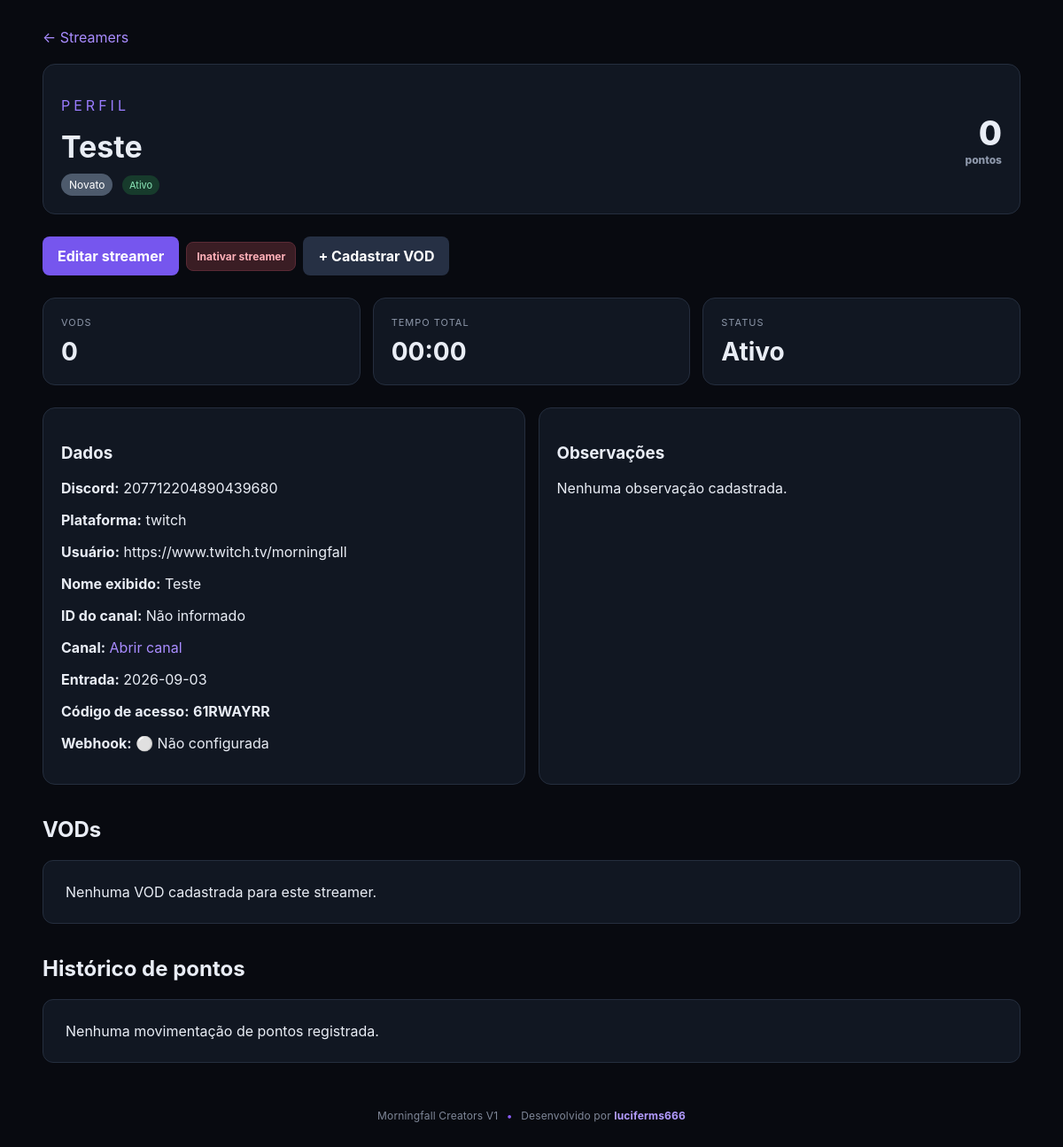
/admin/streamer.php?id=8 (signed in), run on the app's committed database.
### tables this page shows
CREATE TABLE IF NOT EXISTS `streamer_platforms` (
  `id` int(10) UNSIGNED NOT NULL AUTO_INCREMENT,
  `streamer_id` int(10) UNSIGNED NOT NULL,
  `platform` enum('twitch','youtube','kick','tiktok') NOT NULL,
  `username` varchar(150) DEFAULT NULL,
  `channel_url` varchar(255) DEFAULT NULL,
  `channel_id` varchar(255) DEFAULT NULL,
  `display_name` varchar(255) DEFAULT NULL,
  `avatar_url` varchar(500) DEFAULT NULL,
  `followers` int(10) UNSIGNED DEFAULT 0,
  `is_primary` tinyint(1) NOT NULL DEFAULT 1,
  `active` tinyint(1) NOT NULL DEFAULT 1,
  `enabled` tinyint(1) DEFAULT 1,
  `last_sync` datetime DEFAULT NULL,
  `created_at` timestamp NULL DEFAULT current_timestamp(),
  PRIMARY KEY (`id`),
  UNIQUE KEY `uk_streamer_platform` (`streamer_id`,`platform`),
  KEY `idx_streamer` (`streamer_id`),
  KEY `idx_platform` (`platform`),
  KEY `idx_platform_username` (`platform`,`username`)
);

CREATE TABLE IF NOT EXISTS `streamers` (
  `id` int(10) UNSIGNED NOT NULL AUTO_INCREMENT,
  `name` varchar(120) NOT NULL,
  `discord` varchar(120) DEFAULT NULL,
  `discord_id` varchar(32) DEFAULT NULL,
  `discord_avatar` varchar(700) DEFAULT NULL,
  `platform` varchar(50) DEFAULT NULL,
  `channel_url` varchar(500) DEFAULT NULL,
  `category` enum('novato','oficial','afiliado') NOT NULL DEFAULT 'novato',
  `access_code` varchar(100) NOT NULL,
  `points` int(11) NOT NULL DEFAULT 0,
  `active` tinyint(1) NOT NULL DEFAULT 1,
  `joined_at` date DEFAULT NULL,
  `notes` text DEFAULT NULL,
  `webhook_url` varchar(500) DEFAULT NULL,
  `created_at` timestamp NULL DEFAULT current_timestamp(),
  `updated_at` timestamp NULL DEFAULT current_timestamp() ON UPDATE current_timestamp(),
  PRIMARY KEY (`id`),
  UNIQUE KEY `access_code` (`access_code`),
  KEY `idx_category` (`category`),
  KEY `idx_active` (`active`)
);

### admin/streamer.php (the view, shortened to what this page needs)
<?php
require_once '../config/streamer_webhook.php';
$id=(int)($_GET['id']??0);
$st=$pdo->prepare("SELECT s.*,
		sp.platform AS platform_name,
		sp.username AS platform_username,
		sp.display_name AS platform_display_name,
		sp.channel_url AS platform_channel_url,
		sp.avatar_url AS platform_avatar_url,
		sp.channel_id AS platform_channel_id
		FROM streamers s
		LEFT JOIN streamer_platforms sp
			ON sp.streamer_id=s.id
		 AND sp.is_primary=1
		 AND sp.active=1
		WHERE s.id=?");
$st->execute([$id]);
$s=$st->fetch();
$v=$pdo->prepare("SELECT * FROM vods WHERE streamer_id=? ORDER BY vod_date DESC,created_at DESC");
$v->execute([$id]); $vods=$v->fetchAll();
$pt=$pdo->prepare("SELECT * FROM point_transactions WHERE streamer_id=? ORDER BY created_at DESC LIMIT 50");
$pt->execute([$id]); $points=$pt->fetchAll();
$q=$pdo->prepare("SELECT COALESCE(SUM(duration_minutes),0) FROM vods WHERE streamer_id=?"); $q->execute([$id]); $totalMinutes=(int)$q->fetchColumn();
function formatDurationHM(int $minutes): string { return sprintf('%02d:%02d', intdiv($minutes,60), $minutes%60); }
?>
<!doctype html>
<html lang="pt-BR"><head><meta charset="utf-8"><meta name="viewport" content="width=device-width,initial-scale=1"><title><?=htmlspecialchars($s['name'])?></title><link rel="stylesheet" href="../assets/css/style.css"></head>
<body><main class="container">
<a href="streamers.php">← Streamers</a>
<div class="profile-head">
<div><p class="eyebrow">PERFIL</p><h1><?=htmlspecialchars($s['name'])?></h1><span class="badge <?=$s['category']?>"><?=ucfirst($s['category'])?></span> <span class="status-dot <?=$s['active']?'status-active':'status-inactive'?>"><?=$s['active']?'Ativo':'Inativo'?></span></div>
<div class="big-points"><?=number_format($s['points'],0,',','.')?><small>pontos</small></div>
</div>
<div class="actions profile-actions">
<a class="btn primary" href="streamer_editar.php?id=<?=$id?>">Editar streamer</a>
<a class="btn <?=$s['active']?'danger-btn':'success-btn'?>" href="../api/toggle_streamer.php?id=<?=$id?>" onclick="return confirm('<?=$s['active']?'Inativar':'Ativar'?> este streamer?')"><?=$s['active']?'Inativar streamer':'Ativar streamer'?></a>
<a class="btn secondary" href="vod_nova.php?streamer_id=<?=$id?>">+ Cadastrar VOD</a>
</div>
<div class="stats">
<div class="stat"><small>VODS</small><strong><?=count($vods)?></strong></div>
<div class="stat"><small>TEMPO TOTAL</small><strong><?=formatDurationHM($totalMinutes)?></strong></div>
<div class="stat"><small>STATUS</small><strong><?=$s['active']?'Ativo':'Inativo'?></strong></div>
</div>
<div class="profile-grid">
<div class="panel"><h3>Dados</h3>
<p><strong>Discord:</strong> <?=htmlspecialchars($s['discord'] ?: 'Não informado')?></p>
<p><strong>Plataforma:</strong> <?=htmlspecialchars($s['platform_name'] ?: 'Não informada')?></p>
<p><strong>Usuário:</strong> <?=htmlspecialchars($s['platform_username'] ?: 'Não informado')?></p>
<p><strong>Nome exibido:</strong> <?=htmlspecialchars($s['platform_display_name'] ?: 'Não informado')?></p>
<p><strong>ID do canal:</strong> <?=htmlspecialchars($s['platform_channel_id'] ?: 'Não informado')?></p>
<p><strong>Canal:</strong> <?php if($s['platform_channel_url']): ?><a href="<?=htmlspecialchars($s['platform_channel_url'])?>" target="_blank" rel="noopener noreferrer">Abrir canal</a><?php else: ?>Não informado<?php endif; ?></p>
<p><strong>Entrada:</strong> <?=htmlspecialchars($s['joined_at'] ?: 'Não informada')?></p>
<p><strong>Código de acesso:</strong> <b><?=htmlspecialchars($s['access_code'])?></b></p>
<p><strong>Webhook:</strong> <?=!empty($s['webhook_url'])?'🟢 Configurada':'⚪ Não configurada'?></p>
</div>
<div class="panel"><h3>Observações</h3><p><?=nl2br(htmlspecialchars($s['notes'] ?: 'Nenhuma observação cadastrada.'))?></p></div>
</div>
<h2>VODs</h2>
<?php if(!$vods): ?><div class="empty">Nenhuma VOD cadastrada para este streamer.</div><?php endif; ?>
<h2>Histórico de pontos</h2>
<?php if(!$points): ?><div class="empty">Nenhuma movimentação de pontos registrada.</div><?php endif; ?>
</main><footer class="site-footer">Morningfall Creators V1 <span>•</span> Desenvolvido por <a href="https://discord.com/users/207712204890439680" target="_blank" rel="noopener noreferrer">luciferms666</a></footer></body></html>

### assets/css/style.css (style rules this page uses)
* { box-sizing:border-box }
body { margin:0;background:#080a10;color:#e9edf5;font-family:Inter,Arial,sans-serif }
a { color:#a98cff;text-decoration:none }
.topbar span,.eyebrow { color:#9a7cff;letter-spacing:4px }
.container { width:min(1180px,92%);margin:32px auto }
.page-head,.profile-head { display:flex;align-items:center;justify-content:space-between;gap:20px;margin:20px 0 25px }
h1 { font-size:34px;margin:5px 0 10px }
h2 { margin-top:36px }
.stats { display:grid;grid-template-columns:repeat(auto-fit,minmax(150px,1fr));gap:14px;margin:25px 0 }
.stat,.panel,.profile-head { background:#111722;border:1px solid #252e3e;border-radius:14px;padding:20px }
.stat small { display:block;color:#8d97a9;font-size:11px;letter-spacing:1px }
.stat strong { display:block;font-size:28px;margin-top:9px }
.btn { display:inline-block;border:0;border-radius:8px;padding:12px 17px;color:#fff;cursor:pointer;font-weight:700 }
.primary { background:#7656ee }
.badge { display:inline-block;padding:5px 9px;border-radius:20px;background:#303646;color:#fff;font-size:12px }
.badge.novato { background:#4d5a6c }
.profile-grid { display:grid;grid-template-columns:1fr 1fr;gap:15px }
.big-points { font-size:38px;font-weight:800;text-align:right }
.big-points small { display:block;font-size:12px;color:#8e98ab }
.empty { padding:25px;background:#111722;border:1px solid #252e3e;border-radius:12px }
.secondary { background:#263044 }
.danger-btn { background:#3a1d24;color:#ffb0b8;border:1px solid #5a2a35;padding:8px 11px;font-size:12px }
.actions { display:flex;gap:8px;align-items:center;flex-wrap:wrap }
.status-dot { display:inline-block;padding:4px 8px;border-radius:20px;font-size:11px;margin-left:6px }
.status-active { background:#173b2c;color:#8ce8b9 }
.profile-actions { margin:0 0 22px }
.actions { min-width:210px }
.site-footer { width:100%;text-align:center;padding:20px 16px 28px;color:#7f8798;font-size:12px;letter-spacing:.15px }
.site-footer span { color:#8b5cf6;margin:0 6px }
.site-footer a { color:#b49cff;text-decoration:none;font-weight:700 }

### data on the page
streamer_platforms: streamer.name "Teste", streamer.category "Novato", streamer.points "0", streamer.discord "207712204890439680", platform "twitch", username "https://www.twitch.tv/morningfall", display_name "Teste", channel "Não informado", streamer.joined_at "2026-09-03", streamer.access_code "61RWAYRR", streamer.notes "Nenhuma observação cadastrada."

### other printed values
count($vods) "0"
formatDurationHM($totalMinutes) "00:00"
